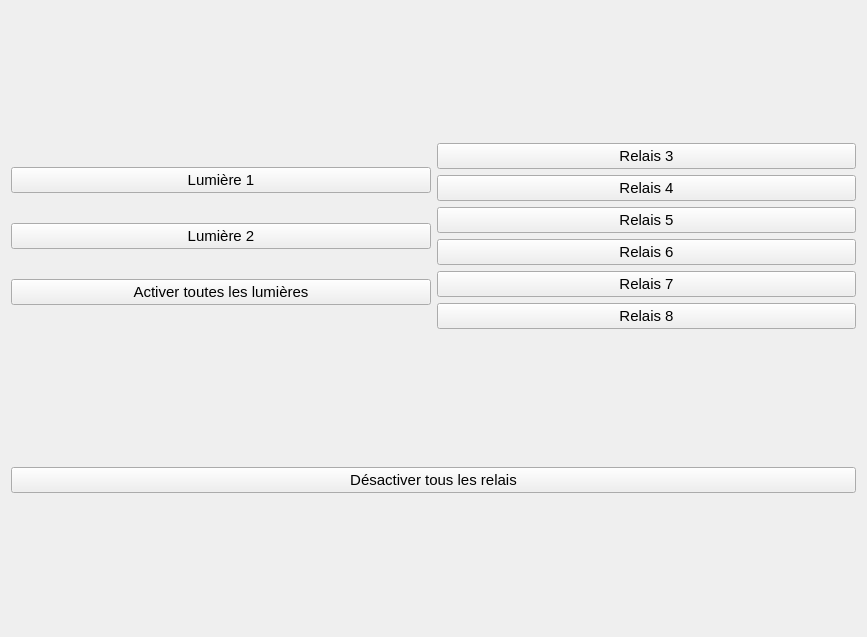
<?xml version="1.0" encoding="UTF-8"?>
<ui version="4.0">
 <class>layout</class>
 <widget class="QWidget" name="layout">
  <property name="enabled">
   <bool>true</bool>
  </property>
  <property name="geometry">
   <rect>
    <x>0</x>
    <y>0</y>
    <width>867</width>
    <height>637</height>
   </rect>
  </property>
  <property name="font">
   <font>
    <pointsize>11</pointsize>
   </font>
  </property>
  <property name="contextMenuPolicy">
   <enum>Qt::DefaultContextMenu</enum>
  </property>
  <property name="acceptDrops">
   <bool>false</bool>
  </property>
  <property name="windowTitle">
   <string>Rover Relay Control</string>
  </property>
  <property name="styleSheet">
   <string notr="true"/>
  </property>
  <layout class="QGridLayout" name="gridLayout_2">
   <item row="0" column="1">
    <layout class="QGridLayout" name="gridLayout">
     <item row="3" column="0">
      <widget class="QPushButton" name="bouton_relay5">
       <property name="text">
        <string>Relais 5</string>
       </property>
      </widget>
     </item>
     <item row="6" column="0">
      <widget class="QPushButton" name="bouton_relay8">
       <property name="text">
        <string>Relais 8</string>
       </property>
      </widget>
     </item>
     <item row="2" column="0">
      <widget class="QPushButton" name="bouton_relay4">
       <property name="text">
        <string>Relais 4</string>
       </property>
      </widget>
     </item>
     <item row="5" column="0">
      <widget class="QPushButton" name="bouton_relay7">
       <property name="text">
        <string>Relais 7</string>
       </property>
      </widget>
     </item>
     <item row="4" column="0">
      <widget class="QPushButton" name="bouton_relay6">
       <property name="text">
        <string>Relais 6</string>
       </property>
      </widget>
     </item>
     <item row="0" column="0">
      <widget class="QPushButton" name="bouton_relay3">
       <property name="text">
        <string>Relais 3</string>
       </property>
      </widget>
     </item>
    </layout>
   </item>
   <item row="0" column="0">
    <layout class="QVBoxLayout" name="verticalLayout">
     <item>
      <widget class="QPushButton" name="bouton_relay1">
       <property name="text">
        <string>Lumière 1</string>
       </property>
      </widget>
     </item>
     <item>
      <widget class="QPushButton" name="bouton_relay2">
       <property name="text">
        <string>Lumière 2</string>
       </property>
      </widget>
     </item>
     <item>
      <widget class="QPushButton" name="bouton_activer_lumieres">
       <property name="text">
        <string>Activer toutes les lumières</string>
       </property>
      </widget>
     </item>
    </layout>
   </item>
   <item row="1" column="0" colspan="2">
    <layout class="QVBoxLayout" name="verticalLayout_2">
     <item>
      <widget class="QPushButton" name="bouton_desactiver_relay">
       <property name="text">
        <string>Désactiver tous les relais</string>
       </property>
      </widget>
     </item>
    </layout>
   </item>
  </layout>
 </widget>
 <resources/>
 <connections/>
</ui>
